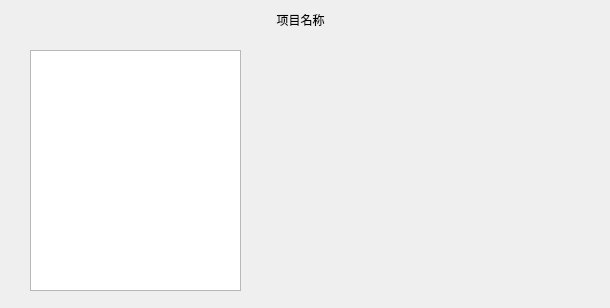
<?xml version="1.0" encoding="UTF-8"?>
<ui version="4.0">
 <class>Form</class>
 <widget class="QWidget" name="Form">
  <property name="geometry">
   <rect>
    <x>0</x>
    <y>0</y>
    <width>610</width>
    <height>308</height>
   </rect>
  </property>
  <property name="windowTitle">
   <string>Laya - 类库导入</string>
  </property>
  <widget class="QLabel" name="totalTxt">
   <property name="geometry">
    <rect>
     <x>190</x>
     <y>10</y>
     <width>221</width>
     <height>20</height>
    </rect>
   </property>
   <property name="text">
    <string>项目名称</string>
   </property>
   <property name="alignment">
    <set>Qt::AlignCenter</set>
   </property>
  </widget>
  <widget class="QListView" name="listView">
   <property name="geometry">
    <rect>
     <x>30</x>
     <y>50</y>
     <width>211</width>
     <height>241</height>
    </rect>
   </property>
  </widget>
 </widget>
 <resources/>
 <connections/>
</ui>
